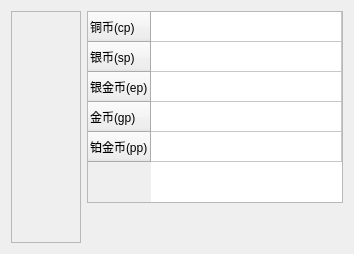
     <widget class="QWidget" name="backpackTab">
      <attribute name="title">
       <string>背包</string>
      </attribute>
      <layout class="QHBoxLayout" name="horizontalLayout_6" stretch="1,0">
       <item>
        <widget class="QScrollArea" name="scrollArea_2">
         <property name="widgetResizable">
          <bool>true</bool>
         </property>
         <widget class="QWidget" name="backpackArea">
          <property name="geometry">
           <rect>
            <x>0</x>
            <y>0</y>
            <width>740</width>
            <height>456</height>
           </rect>
          </property>
         </widget>
        </widget>
       </item>
       <item>
        <layout class="QVBoxLayout" name="verticalLayout_4" stretch="0,1">
         <item>
          <widget class="QTableWidget" name="tableWidget">
           <property name="verticalScrollBarPolicy">
            <enum>Qt::ScrollBarAlwaysOff</enum>
           </property>
           <property name="horizontalScrollBarPolicy">
            <enum>Qt::ScrollBarAlwaysOff</enum>
           </property>
           <property name="rowCount">
            <number>5</number>
           </property>
           <property name="columnCount">
            <number>1</number>
           </property>
           <attribute name="horizontalHeaderVisible">
            <bool>false</bool>
           </attribute>
           <attribute name="horizontalHeaderStretchLastSection">
            <bool>true</bool>
           </attribute>
           <row>
            <property name="text">
             <string>铜币(cp)</string>
            </property>
           </row>
           <row>
            <property name="text">
             <string>银币(sp)</string>
            </property>
           </row>
           <row>
            <property name="text">
             <string>银金币(ep)</string>
            </property>
           </row>
           <row>
            <property name="text">
             <string>金币(gp)</string>
            </property>
           </row>
           <row>
            <property name="text">
             <string>铂金币(pp)</string>
            </property>
           </row>
           <column/>
          </widget>
         </item>
         <item>
          <spacer name="verticalSpacer_8">
           <property name="orientation">
            <enum>Qt::Vertical</enum>
           </property>
           <property name="sizeHint" stdset="0">
            <size>
             <width>20</width>
             <height>40</height>
            </size>
           </property>
          </spacer>
         </item>
        </layout>
       </item>
      </layout>
     </widget>
